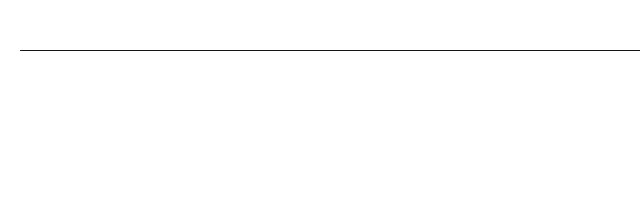
Frame 1 (no input)
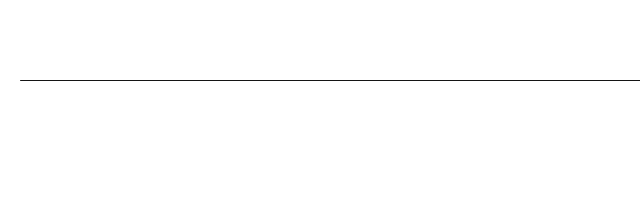
Frame 60 (the mouse pressed at the canvas centre just before this capture)
Frame 120 (the mouse held since frame 60 and released just before this capture): identical to frame 60, image omitted

The Processing sketch that drew these frames (run headless with seeded random() and noise(); from frame 60 on, the mouse is pressed at the canvas centre):

// Processing sketch: processing_1396
// ── processing_1396.pde

/**
 * Linear Motion. 
 * 
 * Changing a variable to create a moving line.  
 * When the line moves off the edge of the window, 
 * the variable is set to 0, which places the line
 * back at the bottom of the screen. 
 */
 
float a = 80;

void setup() 
{
  size(640, 200);
  stroke(20);
}

void draw() 
{
  background(255);
  a = a - 30;
  if (a < 30) { 
    a = height; 
  }
  line(20, a, width, a);  
}
